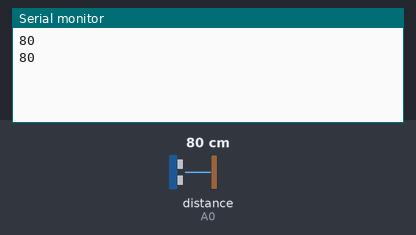
Recording of a sketch running on a simulated Arduino Uno, built with avr-gcc and run on an emulated ATmega328P. Parts: the last lines printed to the serial monitor. Wiring (inferred from the names in the program): ultrasonic range finder: trigger pin 10; echo A0. Inputs (shaded band) come from the test bench; at power-on: distance to the obstacle (sensor on A0) 80 cm. The echo pulse lasts 58.3 µs per cm.

Above: at 1.3 s.
1.4 s: distance to the obstacle (sensor on A0) set to 2 cm
At 1.9 s:
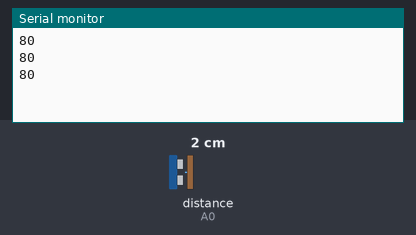
2.9 s: distance to the obstacle (sensor on A0) set to 4 cm
At 3.4 s:
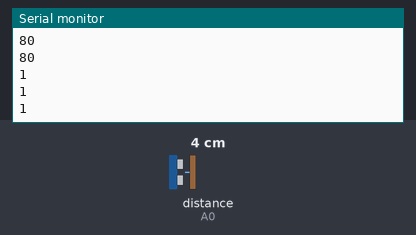
Timing chart, 0 to 5.9 s (numbered marks = the images above; inputs shaded):
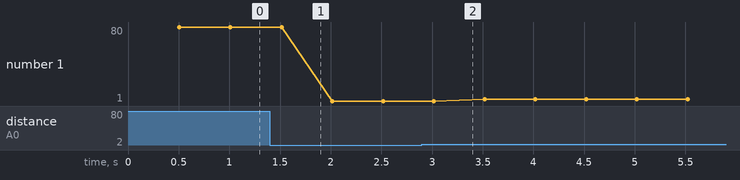

Measured:
- plotted number 1: 80 → 1 after the input at 1.4 s, 1 → 3 after the input at 2.9 s

The sketch:

Lesson_4.2_Ultrasonic.ino
```cpp
// (licence header left out)
//  Lesson 4.2, Practical Exercise

#define echoPin A0
#define pingPin 10

void setup() {
	Serial.begin(9600);
	pinMode(echoPin, INPUT);
	pinMode(pingPin, OUTPUT);
}

void loop() {
	// calling ping() inside msToCm() will convert the
	// microseconds ping() returns into centimeters.
	long cm = msToCm( ping() );
	delay(500); // We don't want this to run too fast
	Serial.println(cm);
}

long ping() {
	long duration;
	digitalWrite(pingPin, LOW);
	delayMicroseconds(2);
	digitalWrite(pingPin, HIGH);
	delayMicroseconds(10);
	digitalWrite(pingPin, LOW);
	duration = pulseIn(echoPin, HIGH);
	return duration;
}

long msToCm(long microseconds) {
	return microseconds / 29 / 2;
}
/*********************************************************************************************************************
Permission is hereby granted, free of charge, to any person obtaining a copy of this software and associated documentation files (the "Software"), to deal in the Software without restriction, including without limitation the rights to use, copy, modify, merge, publish, distribute, sublicense, and/or sell copies of the Software, and to permit persons to whom the Software is furnished to do so, subject to the following conditions:

The above copyright notice and this permission notice shall be included in all copies or substantial portions of the Software.
THE SOFTWARE IS PROVIDED "AS IS", WITHOUT WARRANTY OF ANY KIND, EXPRESS OR IMPLIED, INCLUDING BUT NOT LIMITED TO THE WARRANTIES OF MERCHANTABILITY, FITNESS FOR A PARTICULAR PURPOSE AND NONINFRINGEMENT. IN NO EVENT SHALL THE AUTHORS OR COPYRIGHT HOLDERS BE LIABLE FOR ANY CLAIM, DAMAGES OR OTHER LIABILITY, WHETHER IN AN ACTION OF CONTRACT, TORT OR OTHERWISE, ARISING FROM, OUT OF OR IN CONNECTION WITH THE SOFTWARE OR THE USE OR OTHER DEALINGS IN THE SOFTWARE.
'*******************************************************************************************************************/
```
